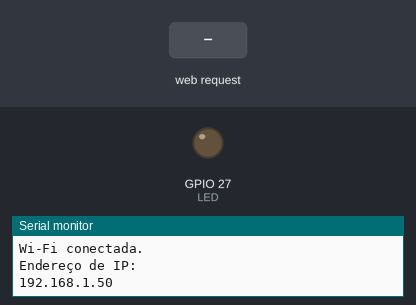
A sketch run on a simulated ESP32. Parts: output pins drawn as LEDs (lit = HIGH), the last lines printed to the serial monitor. The test bench sets the inputs (shaded band). WiFi joins after 1.5 s; servers stay silent unless stated.

Above: at 2.7 s.
2.8 s: HTTP request GET /H received
At 3.4 s:
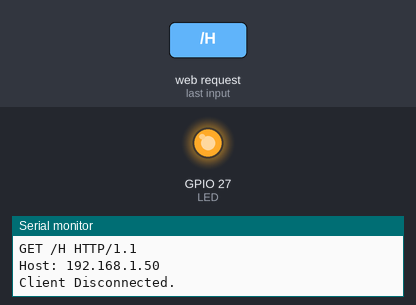
4.3 s: HTTP request GET /L received
At 5.7 s:
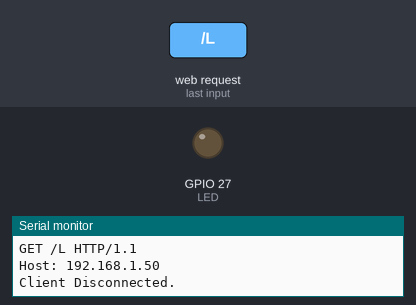
Timing chart, 0 to 7.3 s (numbered marks = the images above; inputs shaded):
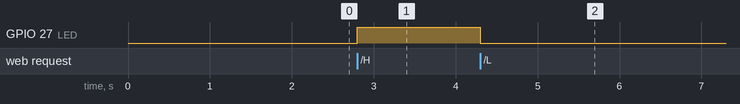

Measured:
- after the input at 2.8 s, GPIO 27 (LED): LOW → HIGH at once
- after the input at 4.3 s, GPIO 27 (LED): HIGH → LOW at once

The sketch:

TesteWifi.ino
```cpp
#include <WiFi.h>

const char* ssid = "Smart 4.0 (3)";
const char* password = "Smart4.0";

int LED = 27;

WiFiServer server(8080);

void setup() {
  Serial.begin(115200);
  pinMode(LED, OUTPUT);

  Serial.println();
  Serial.print("Conectando-se a ");
  Serial.println(ssid);
  WiFi.begin(ssid, password);

  while (WiFi.status() != WL_CONNECTED) {
    delay(500);
    Serial.println("Conectando ao Wi-Fi..");
  }

  Serial.println("");
  Serial.println("Wi-Fi conectada.");
  Serial.println("Endereço de IP: ");
  Serial.println(WiFi.localIP());

  server.begin();
}

void loop() {
  WiFiClient client = server.available();
  if(client) {
    Serial.println("New Client.");
    String currentLine = "";
    while (client.connected()) {
      if(client.available()) {
        char c = client.read();
        Serial.write(c);
        if(c == '\n') {
          if(currentLine.length() == 0) {
            client.println("HTTP/1.1 200 OK");
            client.println("Content-type:text/html");
            client.println();

            client.print("Click <a href=\"/H\">aqui<a> para ligar o LED no gpio 27. <br>");
            client.print("Click <a href=\"/L\">aqui<a> para desligar o LED no grpio 27. <br>");
            client.println();
            break;
          } else {
            currentLine = "";
          }
        } else if (c != '\r') {
          currentLine += c;
        }
        if(currentLine.endsWith("GET /H")) {
          digitalWrite(LED, HIGH);
        }
        if(currentLine.endsWith("GET /L")) {
          digitalWrite(LED, LOW);
        }
      }
    }
    client.stop();
    Serial.println("Client Disconnected.");
  }
}
```
